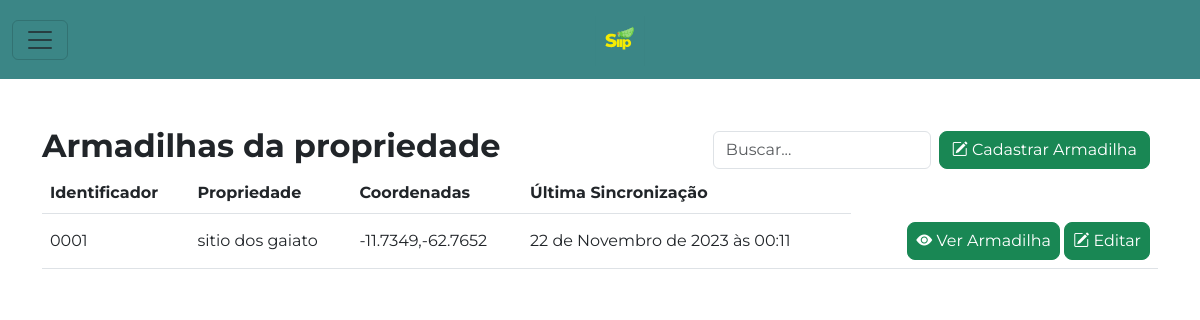
Screenshot of /armadilhas/2/ with the database file from the repository.
### inicio/models.py (models this page shows, shortened)
class Armadilha(models.Model):
    propriedade = models.ForeignKey(Propriedade, on_delete=models.CASCADE, related_name='armadilhas')
    identificador = models.CharField(max_length=50)
    coordenadas_geograficas = models.CharField(max_length=50)
    horario_ultima_sincronizacao = models.DateTimeField(null=True, blank=True)

class Propriedade(models.Model):
    proprietario = models.ForeignKey(Proprietario, on_delete=models.CASCADE, related_name='propriedades')
    nome_propriedade = models.CharField(max_length=100)
    endereco = models.CharField(max_length=255)
    def __str__(self):
        return self.nome_propriedade

### armadilhas/views.py (the view)
# urls.py: path('<int:propriedade_id>/', armadilhas, name='armadilhas'),
def armadilhas(request, propriedade_id):
    propriedade = get_object_or_404(Propriedade, id=propriedade_id)
    armadilhas = propriedade.armadilhas.all()
    return render(request, 'armadilhas/armadilhas.html', {'propriedade': propriedade, 'armadilhas': armadilhas})

### templates/armadilhas/armadilhas.html (shortened to what this page needs)
{% extends 'inicio/base.html' %}
{% load static %}
{% block content %}
<div class="container mt-5">
    <div class="d-flex justify-content-between align-items-center">
        <h2 class="fw-bold">Armadilhas da propriedade
        </h2>
        <div class="d-flex align-items-center">
            <input type="text" class="form-control me-2" placeholder="Buscar...">
            <button type="button" class="btn btn-success me-2 rounded-3 align-self-center flex-shrink-0"
                data-bs-toggle="modal" data-bs-target="#cadastraarmadilha">
                <i class="bi bi-pencil-square"></i> Cadastrar Armadilha
            </button>
        </div>
    </div>
    <table class="table">
        <thead>
            <tr>
                <th scope="col">Identificador</th>
                <th scope="col">Propriedade</th>
                <th scope="col">Coordenadas</th>
                <th scope="col">Última Sincronização</th>
            </tr>
        </thead>
        <tbody>
            {% for armadilha in armadilhas %}
            <tr>
                <td class="align-middle">{{ armadilha.identificador }}</td>
                <td class="align-middle">{{ armadilha.propriedade }}</td>
                <td class="align-middle">{{ armadilha.coordenadas_geograficas }}</td>
                <td class="align-middle">{{ armadilha.horario_ultima_sincronizacao }}</td>
                <td class="text-end align-middle">
                    <a href="#" class="btn btn-success ps-2 pe-2 rounded-3">
                        <i class="bi bi-eye-fill"></i> Ver Armadilha
                    </a>
                    <button class="btn btn-success ps-2 pe-2 rounded-3"
                        data-bs-target="#editarproprietario{{ proprietario.id }}" data-bs-toggle="modal">
                        <i class="bi bi-pencil-square"></i> Editar
                    </button>
                </td>
                {% endfor %}
        </tbody>
    </table>
</div>
{% endblock %}

### templates/armadilhas/armadilhas.html (style rules this page uses)
body { font-family: 'Montserrat', sans-serif; }

### rows the page displays
Armadilha: identificador "0001", propriedade "sitio dos gaiato", coordenadas_geograficas "-11.7349,-62.7652", horario_ultima_sincronizacao "22 de Novembro de 2023 às 00:11"
